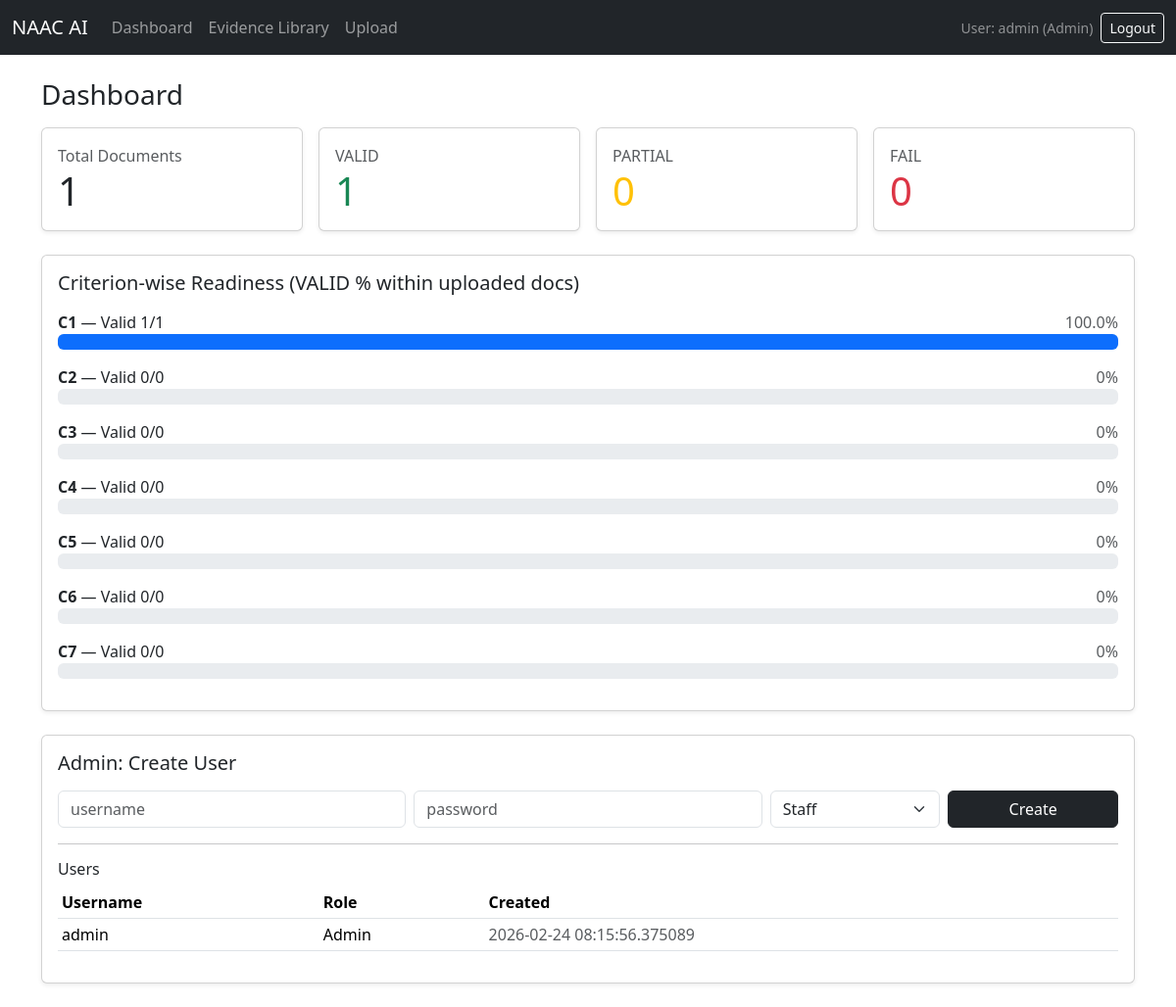
/dashboard/ (signed in), run on the app's committed database.
### naac_app/models.py (models this page shows, shortened)
class User(db.Model):
    id = db.Column(db.Integer, primary_key=True)
    username = db.Column(db.String(80), unique=True, nullable=False, index=True)
    password_hash = db.Column(db.String(255), nullable=False)
    role = db.Column(db.String(20), nullable=False, default="Staff")  # Admin / Staff
    created_at = db.Column(db.DateTime, default=datetime.utcnow)

### naac_app/dashboard/routes.py (the view)
@dash_bp.route("/", methods=["GET"])
@login_required
def dashboard():
    total = Document.query.count()
    valid = Document.query.filter_by(validation_status="VALID").count()
    partial = Document.query.filter_by(validation_status="PARTIAL").count()
    fail = Document.query.filter_by(validation_status="FAIL").count()
    readiness = []
    for c in NAAC_MAPPING.keys():
        c_total = Document.query.filter_by(predicted_criterion=c).count()
        c_valid = Document.query.filter_by(predicted_criterion=c, validation_status="VALID").count()
        pct = 0 if c_total == 0 else round((c_valid / c_total) * 100, 1)
        readiness.append({"criterion": c, "total": c_total, "valid": c_valid, "pct": pct})
    users = []
    if session.get("role") == "Admin":
        users = User.query.order_by(User.created_at.desc()).all()
    return render_template(
        "dashboard.html",
        total=total, valid=valid, partial=partial, fail=fail,
        readiness=readiness,
        is_admin=(session.get("role") == "Admin"),
        users=users
    )

### naac_app/auth/routes.py (called while the page is built)
def login_required(fn):
    @wraps(fn)
    def wrapper(*args, **kwargs):
        if "user_id" not in session:
            return redirect(url_for("auth.login"))
        return fn(*args, **kwargs)
    return wrapper

### naac_app/templates/dashboard.html (shortened to what this page needs)
{% extends "base.html" %}
{% block content %}
<h3 class="mb-3">Dashboard</h3>
<div class="row g-3 mb-4">
  <div class="col-md-3">
    <div class="card shadow-sm"><div class="card-body">
      <div class="text-muted">Total Documents</div>
      <div class="display-6">{{ total }}</div>
    </div></div>
  </div>
  <div class="col-md-3">
    <div class="card shadow-sm"><div class="card-body">
      <div class="text-muted">VALID</div>
      <div class="display-6 text-success">{{ valid }}</div>
    </div></div>
  </div>
  <div class="col-md-3">
    <div class="card shadow-sm"><div class="card-body">
      <div class="text-muted">PARTIAL</div>
      <div class="display-6 text-warning">{{ partial }}</div>
    </div></div>
  </div>
  <div class="col-md-3">
    <div class="card shadow-sm"><div class="card-body">
      <div class="text-muted">FAIL</div>
      <div class="display-6 text-danger">{{ fail }}</div>
    </div></div>
  </div>
</div>
<div class="card shadow-sm mb-4">
  <div class="card-body">
    <h5 class="mb-3">Criterion-wise Readiness (VALID % within uploaded docs)</h5>
    {% for r in readiness %}
      <div class="mb-3">
        <div class="d-flex justify-content-between">
          <div><b>{{ r.criterion }}</b> — Valid {{ r.valid }}/{{ r.total }}</div>
          <div class="text-muted">{{ r.pct }}%</div>
        </div>
        <div class="progress">
          <div class="progress-bar" role="progressbar" style="width: {{ r.pct }}%"></div>
        </div>
      </div>
    {% endfor %}
  </div>
</div>
{% if is_admin %}
<div class="card shadow-sm">
  <div class="card-body">
    <h5 class="mb-3">Admin: Create User</h5>
    <form method="post" action="{{ url_for('auth.create_user') }}" class="row g-2">
      <div class="col-md-4">
        <input class="form-control" name="new_username" placeholder="username" required>
      </div>
      <div class="col-md-4">
        <input class="form-control" name="new_password" placeholder="password" required>
      </div>
      <div class="col-md-2">
        <select class="form-select" name="new_role">
          <option>Staff</option>
        </select>
      </div>
      <div class="col-md-2">
        <button class="btn btn-dark w-100">Create</button>
      </div>
    </form>
    <hr>
    <h6 class="mb-2">Users</h6>
    <div class="table-responsive">
      <table class="table table-sm">
        <thead><tr><th>Username</th><th>Role</th><th>Created</th></tr></thead>
        <tbody>
          {% for u in users %}
          <tr>
            <td>{{ u.username }}</td>
            <td>{{ u.role }}</td>
            <td class="text-muted">{{ u.created_at }}</td>
          </tr>
          {% endfor %}
        </tbody>
      </table>
    </div>
  </div>
</div>
{% endif %}
{% endblock %}

### data on the page
User: username "admin", role "Admin", created_at "2026-02-24 08:15:56.375089"

### other printed values
{{ session.get("username") }} "admin"
{{ session.get("role") }} "Admin"
{{ total }} "1"
{{ valid }} "1"
{{ partial }} "0"
{{ fail }} "0"
{{ r.criterion }} "C1" "C2" "C3" "C4" "C5" "C6" "C7"
{{ r.valid }} "1" "0" "0" "0" "0" "0" "0"
{{ r.total }} "1" "0" "0" "0" "0" "0" "0"
{{ r.pct }} "100.0" "0" "0" "0" "0" "0" "0"
